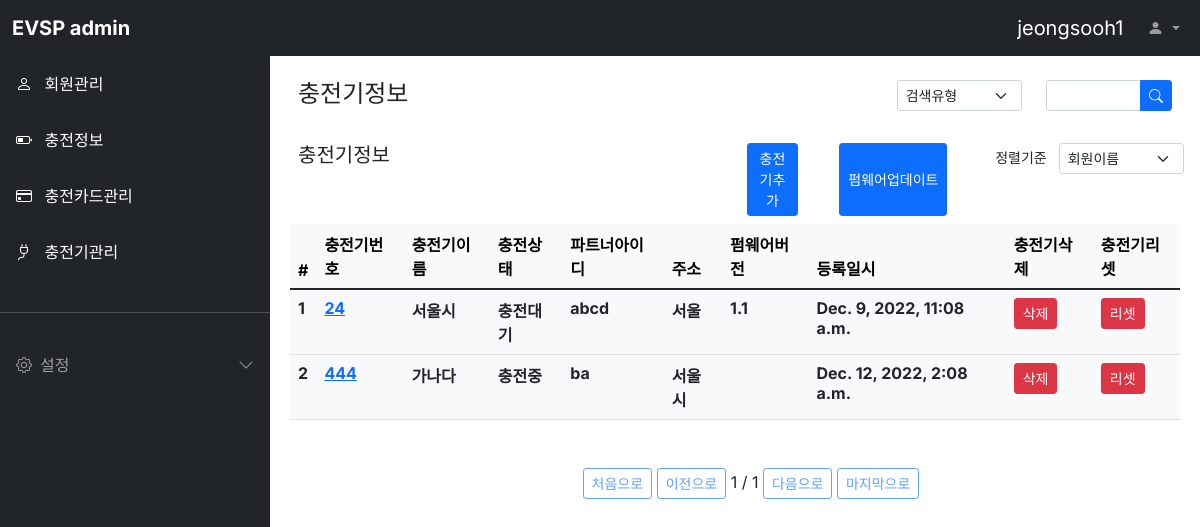
The page /evcharger/ (signed in) on the database its author committed.
### evcharger/models.py (models this page shows, shortened)
class Evcharger(models.Model):
  cpname = models.CharField(max_length=64, verbose_name='충전기이름')
  cpnumber = models.CharField(max_length=64, verbose_name='충전기번호')
  partner_id = models.CharField(max_length=128, verbose_name='파트너아이디')
  public_use = models.BooleanField(default=True, verbose_name='공용')
  cpstatus = models.CharField(max_length=64, verbose_name='충전상태')
  connector_id_0 = models.CharField(max_length=64, verbose_name='0번커넥터아이디')
  connector_id_0_status = models.CharField(max_length=64, verbose_name='0번커넥터상태')
  connector_id_1 = models.CharField(max_length=64, verbose_name='1번커넥터아이디')
  connector_id_1_status = models.CharField(max_length=64, verbose_name='1번커넥터상태')
  address = models.TextField(verbose_name='주소')
  manager_id = models.CharField(max_length=128, verbose_name='관리자아이디')
  cpversion = models.CharField(max_length=64, verbose_name='펌웨어버전')
  register_dttm = models.DateTimeField(auto_now_add=True, verbose_name='등록일시')
  last_modified_dttm = models.DateTimeField(auto_now_add=True, verbose_name='최종정보변경일시')
  fw_version = models.CharField(max_length=64, verbose_name='펌웨어버전')
  class Meta:
    db_table = 'evsp_evcharger'
    verbose_name = '충전기'
    verbose_name_plural = '충전기'

### evcharger/views.py (the view)
# urls.py: path('evcharger/', EvchargerList.as_view()),
class EvchargerList(ListView):
  model = Evcharger
  template_name='evcharger.html'
  context_object_name = 'evchargerList'
  paginate_by = 2
  queryset = Evcharger.objects.all()
  def get_context_data(self, **kwargs):
    context = super().get_context_data(**kwargs)
    user_id = self.request.session['user']
    context['loginuser'] = user_id
    return context

### evcharger/templates/evcharger.html (shortened to what this page needs)
{% extends "base.html" %}
{% block contents %}
<div class="row mt-3 mx-3">
  <div class="col-md-8 fw-bold"><h4>충전기정보</h4></div>
  <div class="col-md-2">
    <select class="form-select form-select-sm" aria-label="Default select example">
      <option selected>검색유형</option>
    </select>
  </div>
  <div class="col-md-2">
    <form>
      <div class="input-group input-group-sm">
        <input type="text" class="form-control" placeholder="" aria-label="Recipient's userid" aria-describedby="button-addon2">
        <button class="btn btn-primary" type="button" id="button-addon2">
          <i class="bi bi-search"></i>
        </button>
      </div>
    </form>
  </div>
</div>
<div class="row mt-3 mx-3">
  <div class="col-md-6 fw-bold"><h5>충전기정보</h5></div>
  <div class="col-md-1 d-grid justify-content-md-end">
    <button class="btn btn-primary btn-sm"
      onclick="location.href='/evcharger/register/'">충전기추가
    </button>
  </div>
  <div class="col-md-2 d-grid justify-content-md-end">
    <button class="btn btn-primary btn-sm"
      onclick="location.href='/evcharger/fwupdate/'">펌웨어업데이트
    </button>
  </div>
  <div class="col-md-3">
    <div class="row justify-content-end">
      <label class="col form-select-sm text-end">정렬기준</label>
      <select class="col form-select form-select-sm" aria-label="Default select example">
        <option selected>회원이름</option>
      </select>
    </div>
  </div>
</div>
<div class="row mt-2 mx-2">
  <div class="col-12">
    <table class="table table-light">
      <thead class="thead-light">
        <tr>
          <th scope="col">#</th>
          <th scope="col">충전기번호</th>
          <th scope="col">충전기이름</th>
          <th scope="col">충전상태</th>
          <th scope="col">파트너아이디</th>
          <th scope="col">주소</th>
          <th scope="col">펌웨어버전</th>
          <th scope="col">등록일시</th>
          <th scope="col">충전기삭제</th>
          <th scope="col">충전기리셋</th>
        </tr>
      </thead>
      <tbody class="text-dark">
        {% for evcharger in evchargerList %}
        <tr>
          <th scope="row">{{ evcharger.id }}</th>
          <th><a id="evcharger-{{ evcharger.id }}" onmouseenter="evcharger_detail({{ evcharger.id }});" onmouseleave="evcharger_leave({{ evcharger.id }});"
            href="/evcharger/{{ evcharger.id }}">{{ evcharger.cpnumber }}</a></th>
          <th>{{ evcharger.cpname }}</th>
          <th>{{ evcharger.cpstatus }}</th>
          <th>{{ evcharger.partner_id }}</th>
          <th>{{ evcharger.address }}</th>
          <th>{{ evcharger.cpversion }}</th>
          <th>{{ evcharger.register_dttm }}</th>
          <th><a class="btn btn-primary btn-sm btn-danger" id="evcharger-{{ evcharger.id }}"
            href="/evcharger/{{ evcharger.id }}/delete" target="_blank">삭제</a></th>
          <th><a class="btn btn-primary btn-sm btn-danger" id="evcharger-{{ evcharger.id }}"
            href="/evcharger/{{ evcharger.id }}/reset" target="_blank">리셋</a></th>
        </tr>
        {% endfor %}
      </tbody>
    </table>
    <div class="pagination justify-content-center mt-5">
      <ul class="step-links">
        {% if page_obj.has_previous %}
        <a class="btn btn-sm btn-outline-primary" href="?page=1">처음으로</a>
        <a class="btn btn-sm btn-outline-primary" href="?page={{ page_obj.previous_page_number }}">이전으로</a>
        {% else %}
        <a class="btn btn-sm btn-outline-primary disabled" href="#">처음으로</a>
        <a class="btn btn-sm btn-outline-primary disabled" href="#">이전으로</a>
        {% endif %}
      <span class="current">
        {{ page_obj.number }} / {{ page_obj.paginator.num_pages }}
      </span>
        {% if page_obj.has_next %}
        <a class="btn btn-sm btn-outline-primary" href="?page={{ page_obj.next_page_number }}">다음으로</a>
        <a class="btn btn-sm btn-outline-primary" href="?page={{ page_obj.paginator.num_pages }}">마지막으로</a>
        {% else %}
        <a class="btn btn-sm btn-outline-primary disabled" href="#">다음으로</a>
        <a class="btn btn-sm btn-outline-primary disabled" href="#">마지막으로</a>
        {% endif %}
      </ul>
    </div>
  </div>
</div>
{% endblock %}

### evuser/templates/base.html (shortened to what this page needs)
<html>
<head>
  <link href="https://cdn.jsdelivr.net/npm/bootstrap@5.1.3/dist/css/bootstrap.min.css" rel="stylesheet">
  <link rel="stylesheet" href="https://cdn.jsdelivr.net/npm/bootstrap-icons@1.8.1/font/bootstrap-icons.css">
  <link rel="stylesheet" href="/static/style.css" />
</head>
<body>
  <nav class="navbar navbar-expand-lg navbar-dark bg-dark fixed-top">
    <div class="container-fluid">
      <a class="navbar-brand fw-bold me-auto" href="#">EVSP admin</a>
      <div class="collapse navbar-collapse" id="navbarSupportedContent">
        <a class="navbar-brand ms-auto" href="#">{{ loginuser }}</a>
        <ul class="navbar-nav mb-2 mb-lg-0">
          <li class="nav-item dropdown">
            <a class="nav-link dropdown-toggle" href="#" id="navbarDropdown" role="button" data-bs-toggle="dropdown" aria-expanded="false">
              <i class="bi bi-person-fill"></i>
            </a>
          </li>
        </ul>
      </div>
    </div>
  </nav>
  <div
    class="offcanvas bg-dark sidebar-nav"
    tabindex="-1" id="offcanvasExample"
    aria-labelledby="offcanvasExampleLabel"
  >
    <div class="offcanvas-body p-0">
      <nav class="navbar-dark">
        <ul class="navbar-nav">
          <li>
            <a href="/evuser/" class="nav-link p-3 active">
              <span class="me-2">
                <i class="bi bi-person"></i>
              </span>
              <span>회원관리</span>
            </a>
          </li>
          <li>
            <a href="/charginginfo/" class="nav-link p-3 active">
              <span class="me-2">
                <i class="bi bi-battery-half"></i>
              </span>
              <span>충전정보</span>
            </a>
          </li>
          <li>
            <a href="/cardinfo/" class="nav-link p-3 active">
              <span class="me-2">
                <i class="bi bi-credit-card"></i>
              </span>
              <span>충전카드관리</span>
            </a>
          </li>
          <li>
            <a href="/evcharger/" class="nav-link p-3 active">
              <span class="me-2">
                <i class="bi bi-plug"></i>
              </span>
              <span>충전기관리</span>
            </a>
          </li>
          <li class="my-4">
            <hr class="dropdown-divider bg-light" />
          </li>
          <li>
            <a class="nav-link px-3 sidebar-link" data-bs-toggle="collapse"
              href="#collapseExample" role="button" aria-expanded="false"
              aria-controls="collapseExample"
            >
              <span class="me-2">
                <i class="bi bi-gear"></i>
              </span>
              <span>설정</span>
              <span class="right-icon ms-auto">
                <i class="bi bi-chevron-down"></i>
              </span>
            </a>
          </li>
        </ul>
      </nav>
    </div>
  </div>
  <main class="mt-5 pt-3">
    {% block contents %}
    {% endblock %}
  </main>
</body>
</html>

### static/style.css (style rules this page uses)
body, button { font-family: "Inter", sans-serif; }
:root { --offcanvas-width: 270px; --topNavbarHeight: 56px; }
.sidebar-nav { width: var(--offcanvas-width); }
.sidebar-link { display: flex; align-items: center; }
.sidebar-link .right-icon { display: inline-flex; transition: all ease 0.25s; }
@media (min-width: 992px) { body { overflow: auto !important; } }
@media (min-width: 992px) { main { margin-left: var(--offcanvas-width); } }
@media (min-width: 992px) { .sidebar-nav { transform: none; visibility: visible !important; top:var(--topNavbarHeight); height: calc(100% - var(--topNavbarHeight)); } }

### rows shown on the page
Evcharger: id "1", cpnumber "24", cpname "서울시", cpstatus "충전대기", partner_id "abcd", address "서울", cpversion "1.1", register_dttm "Dec. 9, 2022, 11:08 a.m."
Evcharger: id "2", cpnumber "444", cpname "가나다", cpstatus "충전중", partner_id "ba", address "서울시", register_dttm "Dec. 12, 2022, 2:08 a.m."

### other values the page prints
{{ loginuser }} "jeongsooh1"
{{ page_obj.number }} "1"
{{ page_obj.paginator.num_pages }} "1"
